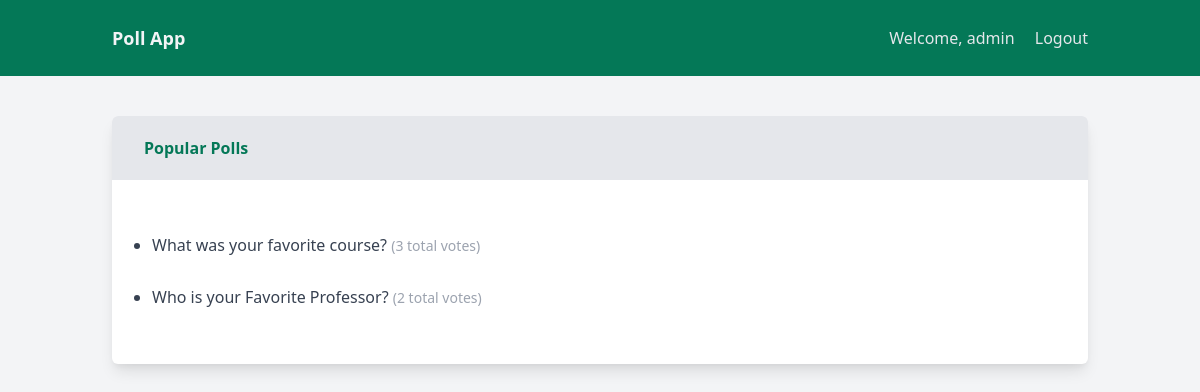
The page /polls/ (signed in) on the database its author committed.
### polls/models.py (models this page shows, shortened)
class Question(models.Model):
    question_text = models.CharField(max_length=200)
    pub_date = models.DateTimeField('date published')

### polls/views.py (the view)
# urls.py: path('', views.IndexView.as_view(), name='index'),
@method_decorator(login_required, name='dispatch')
class IndexView(generic.ListView):
    template_name = 'polls/index.html'
    context_object_name = 'latest_question_list'
    def get_queryset(self):
        from django.db.models import Sum
        Question.objects.annotate(total_votes=Sum('choice__votes'))
        return Question.objects.filter(
            pub_date__lte=timezone.now()
        ).annotate(total_votes=Sum('choice__votes')).order_by('total_votes')[:5]

### polls/templates/polls/index.html (shortened to what this page needs)
{% extends "base.html" %}
{% block pagetitle %} Popular Polls {% endblock pagetitle %}
{% block content %}
        {% if latest_question_list %}
            <ul class="list-disc p-4" xmlns="http://www.w3.org/1999/html">
            {% for question in latest_question_list|dictsortreversed:"total_votes" %}
                <li class="py-4">
                    <a class="hover:underline hover:text-green-700" href="{% url 'polls:detail' question.id %}">
                        {{ question.question_text }}</a>
                    <span class="text-sm text-gray-400">({{ question.total_votes}} total votes)</span>
                </li>
            {% endfor %}
            </ul>
        {% else %}
            <p>No polls are available.</p>
        {% endif %}
{% endblock content %}

### polls/templates/base.html (shortened to what this page needs)
<!DOCTYPE html>
<html lang="en">
    <head>
          <link href="https://unpkg.com/tailwindcss@^2/dist/tailwind.min.css" rel="stylesheet">
    </head>
    <body class="bg-gray-100 h-screen antialiased leading-none font-sans">
        <div id="app">
            <header class="bg-green-700 py-6">
                <div class="container mx-auto flex justify-between items-center px-6">
                    <div>
                        <a href="{% url 'polls:index' %}" class="text-lg font-semibold text-gray-100 no-underline">
                            Poll App
                        </a>
                    </div>
                    <nav class="space-x-4 text-gray-200 text-sm sm:text-base">
                        {% if user.is_authenticated  %}
                            <span class="no-underline hover:underline"> Welcome, {{ user.username }}</span>
                            <a class="no-underline hover:underline" href="{% url 'logout' %}">Logout</a>
                        {% else %}
                            <a class="no-underline hover:underline" href="{% url 'login'  %}">Login</a>
                            <a class="no-underline hover:underline" href="{% url 'register' %}">Register</a>
                        {% endif %}
                    </nav>
                </div>
            </header>
        <main class="sm:container sm:mx-auto sm:mt-10">
            <div class="w-full sm:px-6">
                <section class="flex flex-col break-words bg-white sm:border-1 sm:rounded-md sm:shadow-sm sm:shadow-lg">
                    <header class="font-semibold bg-gray-200 text-green-700 py-5 px-6 sm:py-6 sm:px-8 sm:rounded-t-md">
                        {% block pagetitle %} Poll App {% endblock pagetitle %}
                    </header>
                    <div class="w-full p-6">
                        <div class="text-gray-700">
                            {% block content %}
                            {% endblock content %}
                        </div>
                    </div>
                </section>
            </div>
        </main>
        </div>
    </body>
</html>

### rows shown on the page
Question: question_text "What was your favorite course?", total_votes "3"
Question: question_text "Who is your Favorite Professor?", total_votes "2"

### other values the page prints
{{ user.username }} "admin"
